Frame 1 (no input): blank canvas, image omitted
Frame 60 (the mouse pressed at the canvas centre just before this capture): blank canvas, image omitted
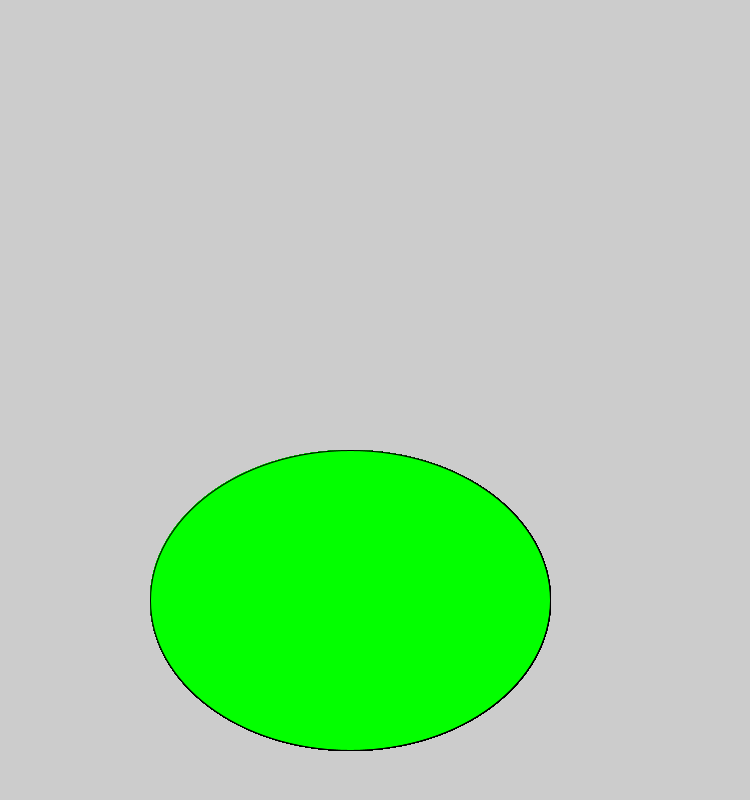
Frame 120 (the mouse held since frame 60 and released just before this capture)

The Processing sketch whose frames 1 and 60 were blank and that drew this single picture after the mouse press (run headless with seeded random() and noise(); from frame 60 on, the mouse is pressed at the canvas centre):

// Processing sketch: logicalDot
// ── logicalDot.pde
void setup(){size(750,800);}
void draw(){if(mousePressed){fill(#03FF00);ellipse(350,600,400,300);}}
